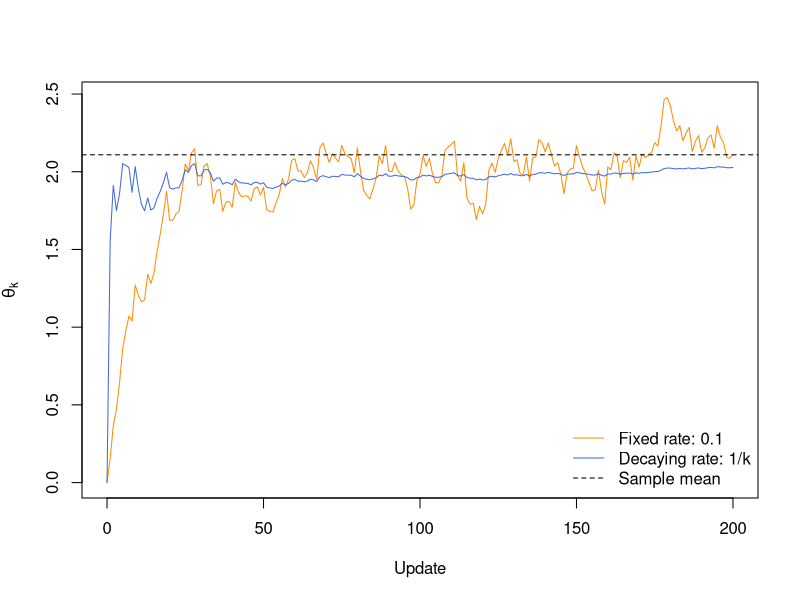

R code for this plot:
## ---- chunk 1
#| label: sgd-mean-solution

set.seed(1)

N <- 100
y <- rnorm(N, mean = 2)
steps <- 200
indices <- sample.int(N, steps, replace = TRUE)

run_sgd <- function(learning_rate) {
  theta <- numeric(steps + 1)

  for (k in seq_len(steps)) {
    i <- indices[k]
    gamma <- learning_rate(k)
    theta[k + 1] <- theta[k] - gamma * (theta[k] - y[i])
  }

  theta
}

constant <- run_sgd(function(k) 0.1)
decaying <- run_sgd(function(k) 1 / k)

plot(
  0:steps,
  constant,
  type = "l",
  col = "darkorange",
  ylim = range(constant, decaying, mean(y)),
  xlab = "Update",
  ylab = expression(theta[k])
)
lines(0:steps, decaying, col = "royalblue")
abline(h = mean(y), lty = 2)
legend(
  "bottomright",
  legend = c(
    "Fixed rate: 0.1",
    "Decaying rate: 1/k",
    "Sample mean"
  ),
  col = c("darkorange", "royalblue", "black"),
  lty = c(1, 1, 2),
  bty = "n"
)
